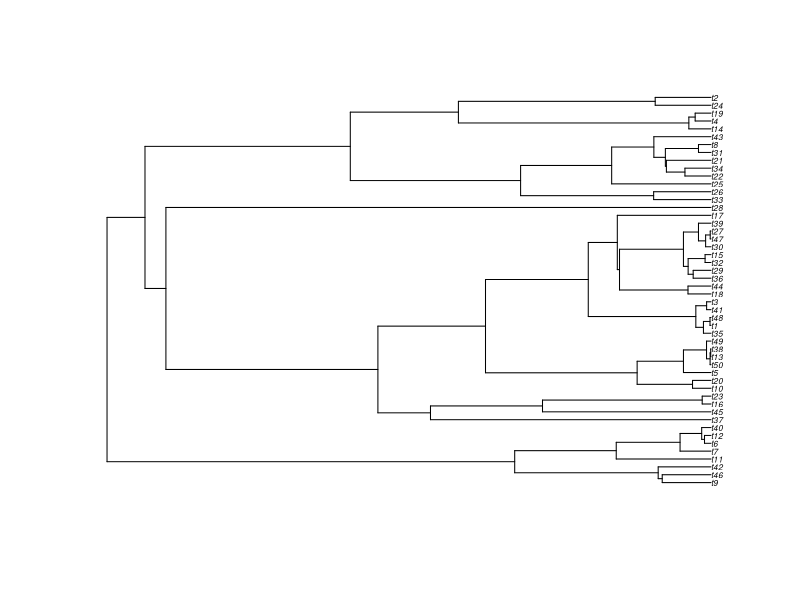
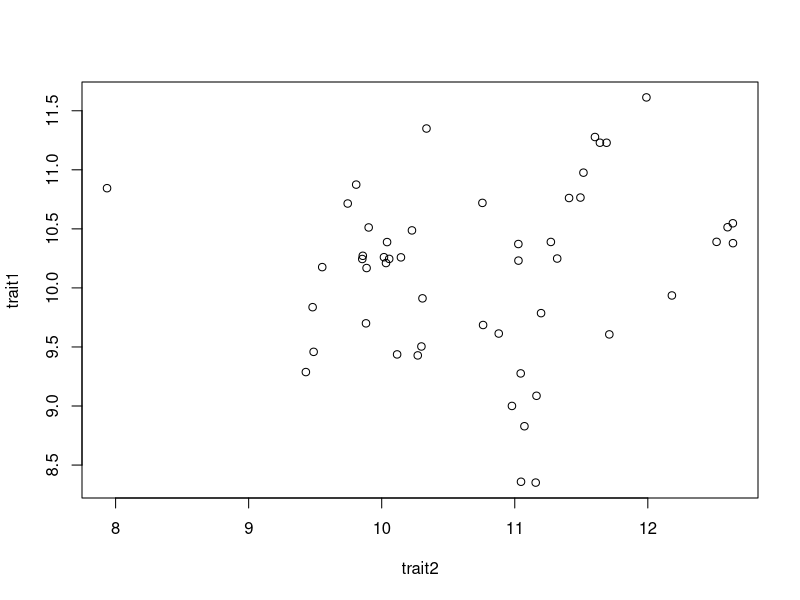
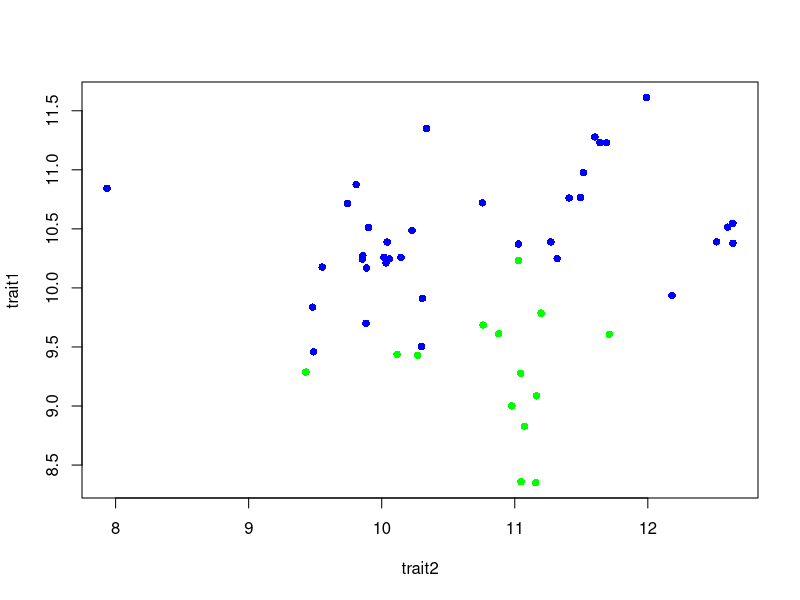

R code for these plots, in order:
library(ape)

tree <- rcoal(50)
plot(tree, cex=.5)
trait1 <- rTraitCont(phy = tree, model = "BM", sigma = 2, root.value = 10)
trait2 <- rTraitCont(phy = tree, model = "BM", sigma = 2, root.value = 10)
plot(trait1 ~ trait2)
cor.test(trait1, trait2)
fit <- lm(trait1 ~ trait2)
summary(fit)
tree$tip.label
plot(trait1 ~ trait2, col=c(rep("blue", 36), rep("green",14)), pch=16)
